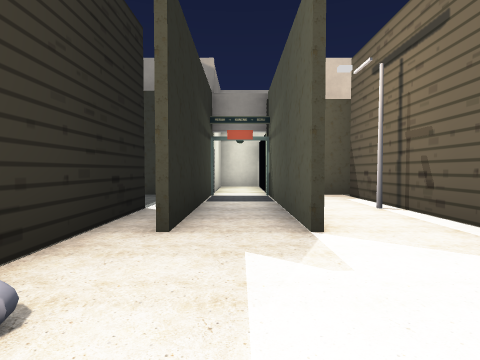
view 1 (above)

14 first-person views from a walk through a level from a Godot 3-D game. The camera is 1.2 m above the floor, tilts 2° down and sees 80° across. The floor is counted in squares, 2 m on a side. Each view is taken from the middle of a square. On the plan, view 1 faces up. The plan holds only what a view shows up to about 9 squares ahead; the rest is blank. Door leaves are left out where a doorway can be walked through. Some surface patterns are stand-ins.

view 2
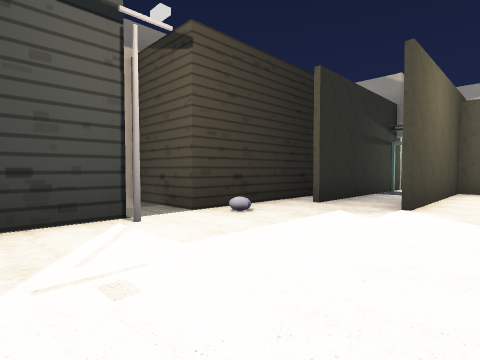

view 3
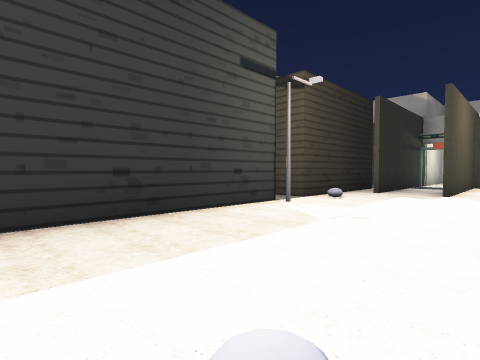

view 4
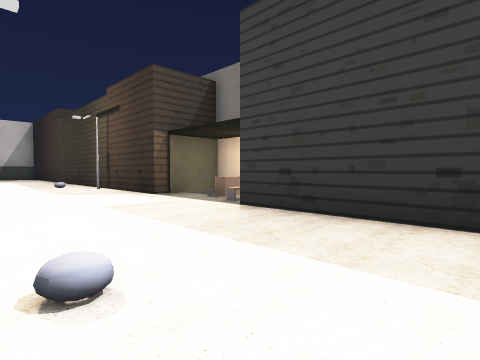

view 5
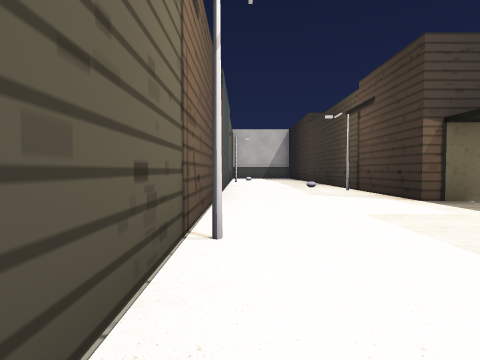

view 6
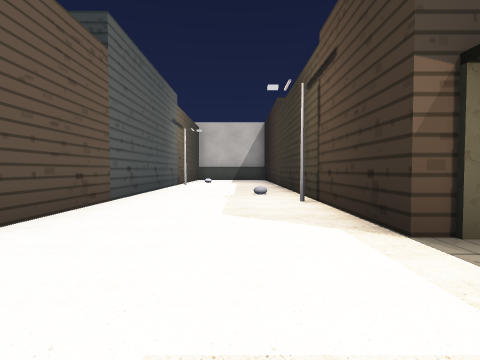

view 7
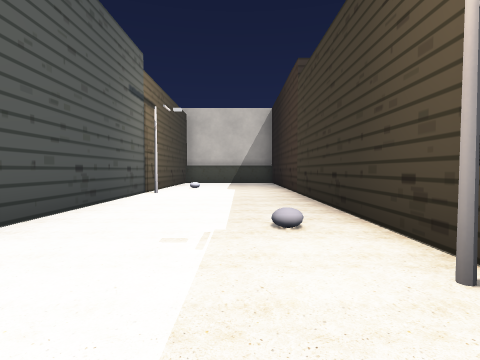

view 8
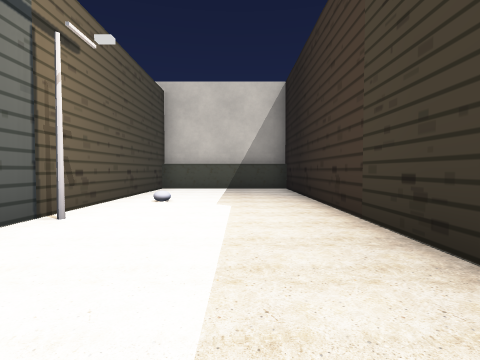

view 9
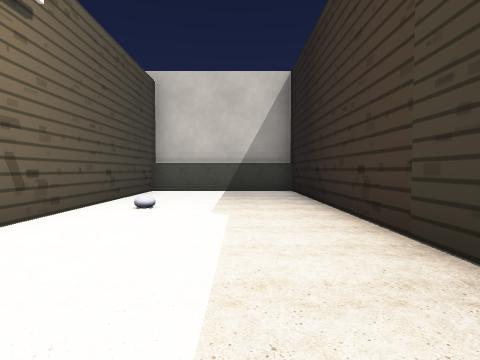

view 10
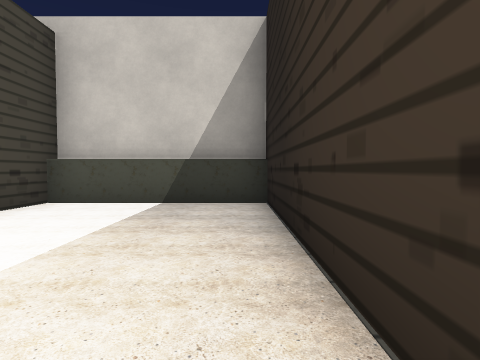

view 11
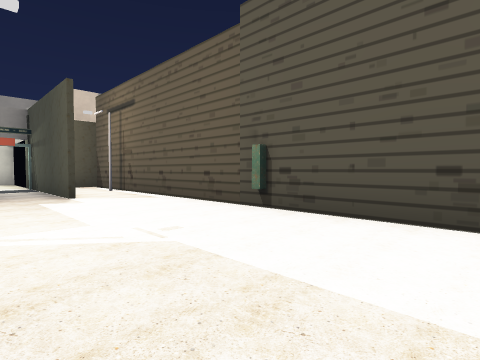

view 12
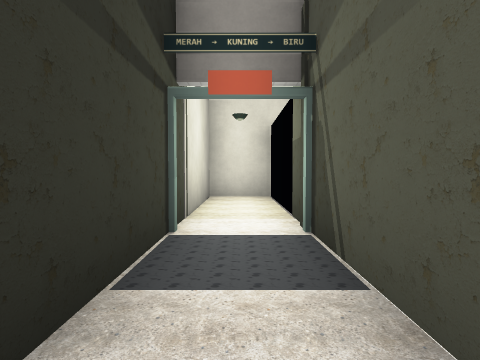

view 13
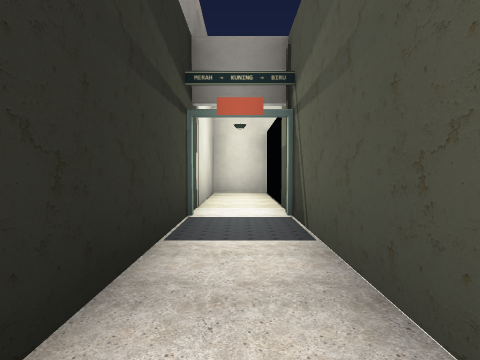

view 14
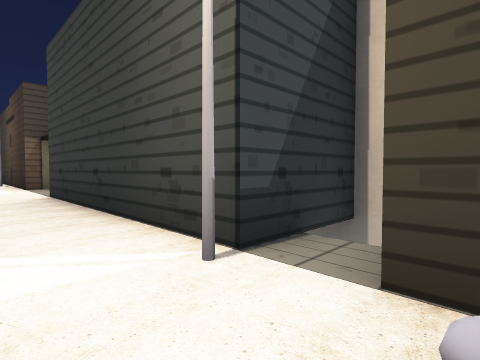

### Floor plan
Points are (right, up) in squares from view 1. A wall is a line through its corners. A room is listed if a view was taken in it or the views show most of it. See-through windows are left out.
Room 1 (views 1, 2, 3, 4, 5, 6, 7, 8, 9, 10, 11, 12, 13, 14)
walls: (-3.5, -8.5) (-3.5, -9.5) (-1.5, -9.5) (-1.5, -24.2) (2.5, -24.2); (-3.6, -0.5) (-1.5, -0.5) (-1.5, -6.5); (0.7, 2.6) (0.7, 8.1); (-1.5, -24.5) (2.5, -24.5) (2.5, 4); (-1.5, 4.5) (-1.5, 0.5) (-3.2, 0.5); (-0.7, 7) (-0.7, 2.8)
low walls: (-2.4, -7.8) (-2.4, -8.2)
ways out: open door at (0, 7) to room 2; gap at (2, 4) to room 3
Room 2 (no view inside)
walls: (0.8, 10.5) (-0.7, 10.5) (-0.7, 7)
ways out: open door at (0, 7) to room 1
Room 3 (no view inside)
walls: (2.8, 6.9) (0.8, 6.9) (0.8, 2.8); (2.5, 4) (2.5, 6.5)
ways out: gap at (2, 4) to room 1

Positions as (right, up) in squares from view 1, and headings:
1: (0, 0), facing up
2: (2, -2), facing up-left
3: (2, -5), facing up-left
4: (2, -3), facing down-left
5: (2, -4), facing down
6: (0, -7), facing down
7: (0, -11), facing down
8: (0, -15), facing down
9: (0, -16), facing down
10: (-1, -19), facing down
11: (-1, -4), facing up-right
12: (0, 4), facing up
13: (0, 3), facing up
14: (0, 1), facing down-left
